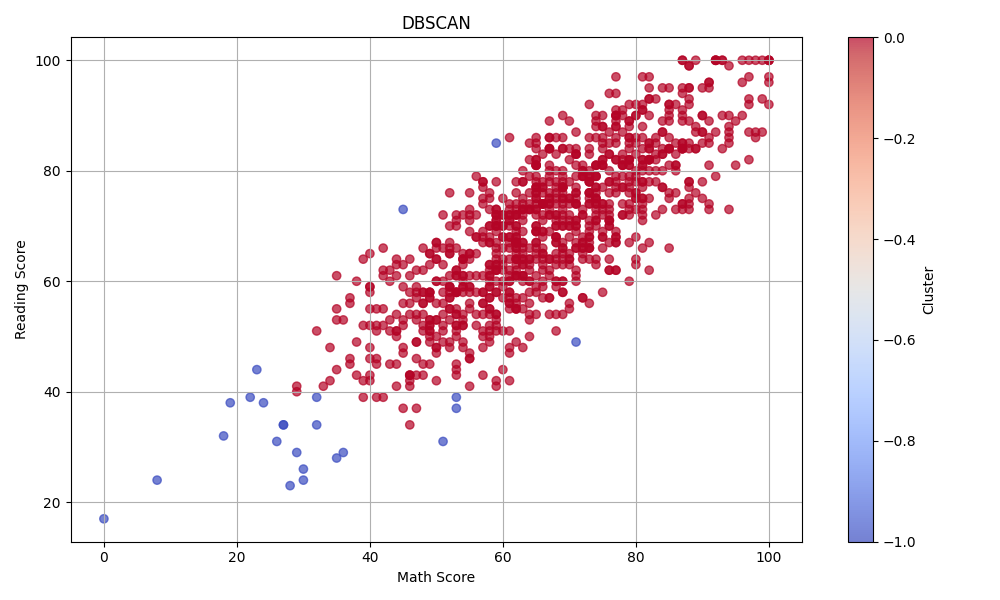

The script that drew this image:
import pandas as pd
from sklearn.preprocessing import StandardScaler
from sklearn.cluster import DBSCAN
import matplotlib.pyplot as plt

# 1. Φόρτωση του αρχείου
df = pd.read_csv("C:/Users/patatakis/Desktop/odep/StudentsPerformance.csv")
X = df[["math score", "reading score", "writing score"]]

# 2. Κανονικοποίηση
scaler = StandardScaler()
X_scaled = scaler.fit_transform(X)

# 3. Εφαρμογή DBSCAN
dbscan = DBSCAN(eps=0.4, min_samples=5)
labels = dbscan.fit_predict(X_scaled)

# 4. Προσθήκη των ετικετών στον πίνακα
df["dbscan_cluster"] = labels

# 5. Εκτύπωση των αποτελεσμάτων
cluster_counts = df["dbscan_cluster"].value_counts().sort_index()
print("Πλήθος Μαθητών ανά Cluster (DBSCAN):")
for cluster, count in cluster_counts.items():
    if cluster == -1:
        print(f"Cluster -1 (Θόρυβος): {count} μαθητές")
    else:
        print(f"Cluster {cluster}: {count} μαθητές")

# 6. 2D γράφημα (math vs reading)
plt.figure(figsize=(10, 6))
plt.scatter(
    df["math score"],
    df["reading score"],
    c=df["dbscan_cluster"],
    cmap="coolwarm",
    alpha=0.7
)
plt.title("DBSCAN")
plt.xlabel("Math Score")
plt.ylabel("Reading Score")
plt.grid(True)
plt.colorbar(label="Cluster")
plt.tight_layout()
plt.show()
